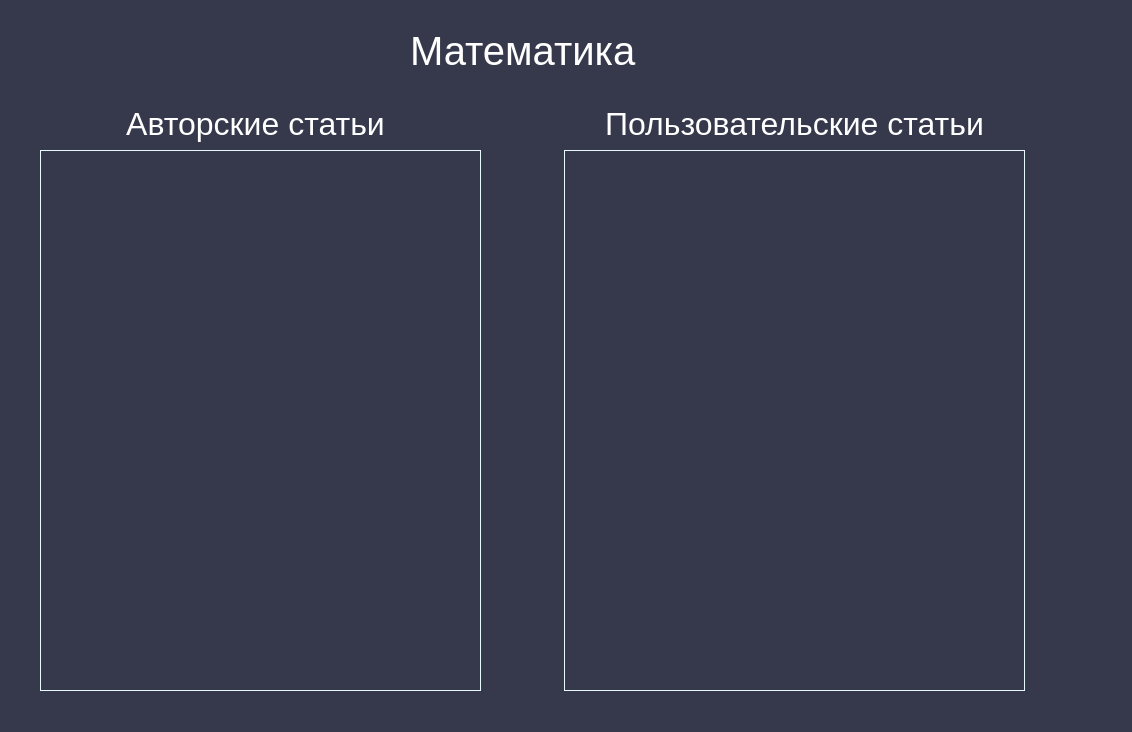
<?xml version="1.0" encoding="UTF-8"?>
<ui version="4.0">
 <class>Form</class>
 <widget class="QWidget" name="Form">
  <property name="geometry">
   <rect>
    <x>0</x>
    <y>0</y>
    <width>1132</width>
    <height>732</height>
   </rect>
  </property>
  <property name="windowTitle">
   <string>Form</string>
  </property>
  <property name="styleSheet">
   <string notr="true">QWidget{background:rgb(54, 57, 76);}
QPushButton{color:white;
background:transparent;
font-size:20px;}
QPushButton:hover{
text-decoration:underline;}
QScrollArea{border:1px solid  rgb(231, 251, 255);}</string>
  </property>
  <widget class="QLabel" name="title">
   <property name="geometry">
    <rect>
     <x>410</x>
     <y>10</y>
     <width>281</width>
     <height>81</height>
    </rect>
   </property>
   <property name="styleSheet">
    <string notr="true">color:white;
font-size:40px;
text-align:center;</string>
   </property>
   <property name="text">
    <string>Математика</string>
   </property>
  </widget>
  <widget class="QWidget" name="main" native="true">
   <property name="geometry">
    <rect>
     <x>20</x>
     <y>110</y>
     <width>1081</width>
     <height>751</height>
    </rect>
   </property>
   <layout class="QHBoxLayout" name="horizontalLayout">
    <item>
     <widget class="QWidget" name="author" native="true">
      <widget class="QScrollArea" name="authorscrollArea">
       <property name="geometry">
        <rect>
         <x>20</x>
         <y>40</y>
         <width>441</width>
         <height>541</height>
        </rect>
       </property>
       <property name="styleSheet">
        <string notr="true"/>
       </property>
       <property name="widgetResizable">
        <bool>true</bool>
       </property>
       <widget class="QWidget" name="authorlayout">
        <property name="geometry">
         <rect>
          <x>0</x>
          <y>0</y>
          <width>439</width>
          <height>539</height>
         </rect>
        </property>
        <layout class="QVBoxLayout" name="verticalLayout">
         <property name="spacing">
          <number>0</number>
         </property>
        </layout>
       </widget>
      </widget>
      <widget class="QLabel" name="label_2">
       <property name="enabled">
        <bool>true</bool>
       </property>
       <property name="geometry">
        <rect>
         <x>80</x>
         <y>-10</y>
         <width>311</width>
         <height>50</height>
        </rect>
       </property>
       <property name="maximumSize">
        <size>
         <width>16777215</width>
         <height>50</height>
        </size>
       </property>
       <property name="text">
        <string>&lt;html&gt;&lt;head/&gt;&lt;body&gt;&lt;p align=&quot;center&quot;&gt;&lt;span style=&quot; font-size:24pt; color:#ffffff;&quot;&gt;Авторские статьи&lt;/span&gt;&lt;/p&gt;&lt;/body&gt;&lt;/html&gt;</string>
       </property>
      </widget>
     </widget>
    </item>
    <item>
     <widget class="QWidget" name="user" native="true">
      <widget class="QScrollArea" name="userScrollArea">
       <property name="geometry">
        <rect>
         <x>0</x>
         <y>40</y>
         <width>461</width>
         <height>541</height>
        </rect>
       </property>
       <property name="widgetResizable">
        <bool>true</bool>
       </property>
       <widget class="QWidget" name="userlayout">
        <property name="geometry">
         <rect>
          <x>0</x>
          <y>0</y>
          <width>459</width>
          <height>539</height>
         </rect>
        </property>
       </widget>
      </widget>
      <widget class="QLabel" name="label_4">
       <property name="enabled">
        <bool>true</bool>
       </property>
       <property name="geometry">
        <rect>
         <x>40</x>
         <y>-10</y>
         <width>381</width>
         <height>50</height>
        </rect>
       </property>
       <property name="maximumSize">
        <size>
         <width>16777215</width>
         <height>50</height>
        </size>
       </property>
       <property name="text">
        <string>&lt;html&gt;&lt;head/&gt;&lt;body&gt;&lt;p align=&quot;center&quot;&gt;&lt;span style=&quot; font-size:24pt; color:#ffffff;&quot;&gt;Пользовательские статьи&lt;/span&gt;&lt;/p&gt;&lt;/body&gt;&lt;/html&gt;</string>
       </property>
      </widget>
     </widget>
    </item>
   </layout>
  </widget>
 </widget>
 <resources/>
 <connections/>
</ui>
